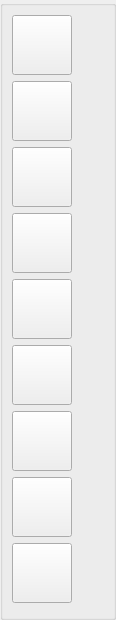
<?xml version="1.0" encoding="UTF-8"?>
<ui version="4.0">
 <class>PdwTools</class>
 <widget class="QWidget" name="PdwTools">
  <property name="geometry">
   <rect>
    <x>0</x>
    <y>0</y>
    <width>116</width>
    <height>620</height>
   </rect>
  </property>
  <property name="windowTitle">
   <string>Form</string>
  </property>
  <property name="layoutDirection">
   <enum>Qt::LeftToRight</enum>
  </property>
  <layout class="QVBoxLayout" name="verticalLayout_2">
   <property name="spacing">
    <number>0</number>
   </property>
   <property name="leftMargin">
    <number>0</number>
   </property>
   <property name="topMargin">
    <number>0</number>
   </property>
   <property name="rightMargin">
    <number>0</number>
   </property>
   <property name="bottomMargin">
    <number>0</number>
   </property>
   <item>
    <widget class="QGroupBox" name="groupBox">
     <property name="title">
      <string/>
     </property>
     <layout class="QVBoxLayout" name="toolsWidgetLayout">
      <item>
       <widget class="QPushButton" name="selectFileBtn">
        <property name="minimumSize">
         <size>
          <width>60</width>
          <height>60</height>
         </size>
        </property>
        <property name="maximumSize">
         <size>
          <width>60</width>
          <height>60</height>
         </size>
        </property>
        <property name="text">
         <string/>
        </property>
        <property name="icon">
         <iconset>
          <selectedoff>../../Resources/icons/download-file.png</selectedoff>
          <selectedon>../Resources/icons/download-file.png</selectedon>
         </iconset>
        </property>
        <property name="iconSize">
         <size>
          <width>40</width>
          <height>40</height>
         </size>
        </property>
       </widget>
      </item>
      <item>
       <widget class="QPushButton" name="selectBtn">
        <property name="minimumSize">
         <size>
          <width>60</width>
          <height>60</height>
         </size>
        </property>
        <property name="maximumSize">
         <size>
          <width>60</width>
          <height>60</height>
         </size>
        </property>
        <property name="text">
         <string/>
        </property>
        <property name="icon">
         <iconset>
          <selectedon>../../Resources/icons/select.png</selectedon>
         </iconset>
        </property>
        <property name="iconSize">
         <size>
          <width>40</width>
          <height>40</height>
         </size>
        </property>
        <property name="checkable">
         <bool>true</bool>
        </property>
       </widget>
      </item>
      <item>
       <widget class="QPushButton" name="zoomBtn">
        <property name="minimumSize">
         <size>
          <width>60</width>
          <height>60</height>
         </size>
        </property>
        <property name="maximumSize">
         <size>
          <width>60</width>
          <height>60</height>
         </size>
        </property>
        <property name="text">
         <string/>
        </property>
        <property name="icon">
         <iconset>
          <normaloff>../../Resources/icons/zoom.png</normaloff>../../Resources/icons/zoom.png</iconset>
        </property>
        <property name="iconSize">
         <size>
          <width>40</width>
          <height>40</height>
         </size>
        </property>
        <property name="checkable">
         <bool>true</bool>
        </property>
       </widget>
      </item>
      <item>
       <widget class="QPushButton" name="dragBtn">
        <property name="minimumSize">
         <size>
          <width>60</width>
          <height>60</height>
         </size>
        </property>
        <property name="maximumSize">
         <size>
          <width>60</width>
          <height>60</height>
         </size>
        </property>
        <property name="text">
         <string/>
        </property>
        <property name="icon">
         <iconset>
          <normaloff>../../Resources/icons/pan.png</normaloff>../../Resources/icons/pan.png</iconset>
        </property>
        <property name="iconSize">
         <size>
          <width>40</width>
          <height>40</height>
         </size>
        </property>
        <property name="checkable">
         <bool>true</bool>
        </property>
       </widget>
      </item>
      <item>
       <widget class="QPushButton" name="selectAllBtn">
        <property name="minimumSize">
         <size>
          <width>60</width>
          <height>60</height>
         </size>
        </property>
        <property name="maximumSize">
         <size>
          <width>60</width>
          <height>60</height>
         </size>
        </property>
        <property name="text">
         <string/>
        </property>
        <property name="icon">
         <iconset>
          <selectedon>../../Resources/icons/select_all.png</selectedon>
         </iconset>
        </property>
        <property name="iconSize">
         <size>
          <width>40</width>
          <height>40</height>
         </size>
        </property>
       </widget>
      </item>
      <item>
       <widget class="QPushButton" name="resetBtn">
        <property name="minimumSize">
         <size>
          <width>60</width>
          <height>60</height>
         </size>
        </property>
        <property name="maximumSize">
         <size>
          <width>60</width>
          <height>60</height>
         </size>
        </property>
        <property name="text">
         <string/>
        </property>
        <property name="icon">
         <iconset>
          <normalon>../../Resources/icons/Home.png</normalon>
         </iconset>
        </property>
        <property name="iconSize">
         <size>
          <width>40</width>
          <height>40</height>
         </size>
        </property>
        <property name="checkable">
         <bool>false</bool>
        </property>
       </widget>
      </item>
      <item>
       <widget class="QPushButton" name="clearBtn">
        <property name="minimumSize">
         <size>
          <width>60</width>
          <height>60</height>
         </size>
        </property>
        <property name="maximumSize">
         <size>
          <width>60</width>
          <height>60</height>
         </size>
        </property>
        <property name="text">
         <string/>
        </property>
        <property name="icon">
         <iconset>
          <selectedon>../../Resources/icons/delete.png</selectedon>
         </iconset>
        </property>
        <property name="iconSize">
         <size>
          <width>40</width>
          <height>40</height>
         </size>
        </property>
       </widget>
      </item>
      <item>
       <widget class="QPushButton" name="newRadarBtn">
        <property name="minimumSize">
         <size>
          <width>60</width>
          <height>60</height>
         </size>
        </property>
        <property name="maximumSize">
         <size>
          <width>60</width>
          <height>60</height>
         </size>
        </property>
        <property name="text">
         <string/>
        </property>
        <property name="icon">
         <iconset>
          <selectedon>../../Resources/icons/radar.png</selectedon>
         </iconset>
        </property>
        <property name="iconSize">
         <size>
          <width>40</width>
          <height>40</height>
         </size>
        </property>
       </widget>
      </item>
      <item>
       <widget class="QPushButton" name="concatChannelsBtn">
        <property name="minimumSize">
         <size>
          <width>60</width>
          <height>60</height>
         </size>
        </property>
        <property name="maximumSize">
         <size>
          <width>60</width>
          <height>60</height>
         </size>
        </property>
        <property name="text">
         <string/>
        </property>
        <property name="iconSize">
         <size>
          <width>40</width>
          <height>40</height>
         </size>
        </property>
        <property name="checkable">
         <bool>false</bool>
        </property>
       </widget>
      </item>
     </layout>
    </widget>
   </item>
  </layout>
 </widget>
 <resources/>
 <connections/>
</ui>
